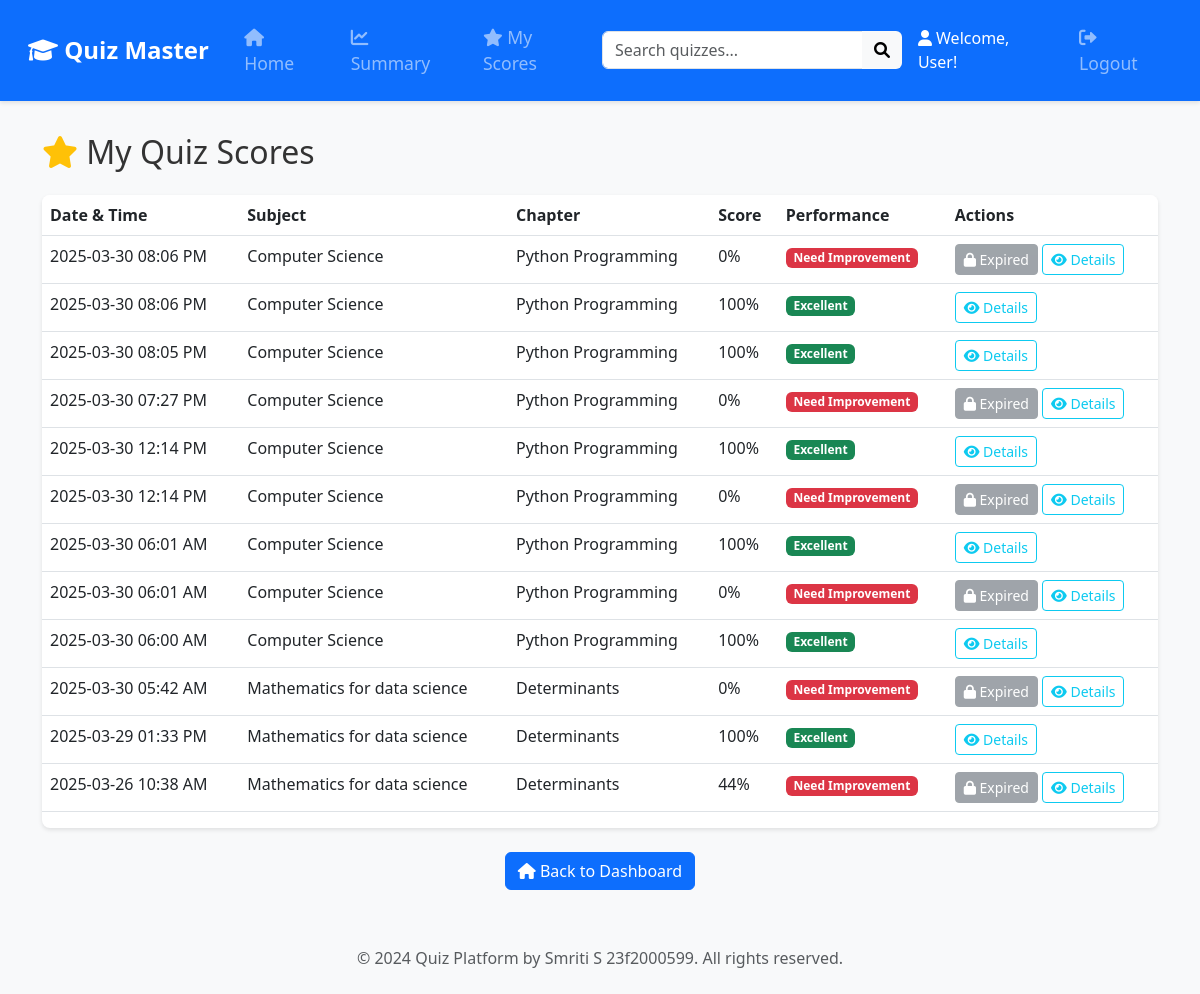
Screenshot of /scores (signed in) with the database file from the repository.
### database.py (models this page shows)
class Score(db.Model):
    id = db.Column(db.Integer, primary_key=True)
    user_id = db.Column(db.Integer, db.ForeignKey('user.id'), nullable=False)
    quiz_id = db.Column(db.Integer, db.ForeignKey('quiz.id'), nullable=False)
    score = db.Column(db.Integer, nullable=False)
    time_stamp = db.Column(db.DateTime(timezone=True), default=lambda: datetime.now(IST))

class Subject(db.Model):
    id = db.Column(db.Integer, primary_key=True)
    name = db.Column(db.String(100), unique=True, nullable=False)
    description = db.Column(db.Text, nullable=False)
    chapters = db.relationship('Chapter', backref='subject', cascade="all, delete-orphan", lazy=True) #When lazy=True (or lazy='select'), SQLAlchemy does not load related objects immediately. Instead, it loads them only when accessed.

class Chapter(db.Model):
    id = db.Column(db.Integer, primary_key=True)
    name = db.Column(db.String(100), nullable=False)
    description = db.Column(db.Text, nullable=False)
    subject_id = db.Column(db.Integer, db.ForeignKey('subject.id'), nullable=False)
    questions = db.relationship('Quiz', backref='chapter', cascade="all, delete-orphan", lazy=True)

### apis.py (the view)
    @app.route('/scores')
    @login_required
    def user_scores():
        scores = Score.query.filter_by(user_id=session['user_id'])\
                        .order_by(Score.time_stamp.desc())\
                        .all()
        return render_template('all_scores.html',
                            scores=scores,
                            today=date.today())

### apis.py (called while the page is built)
def login_required(f):
    @wraps(f)
    def decorated_function(*args, **kwargs):
        if 'user_id' not in session:
            flash('Please login first.', 'error')
            return redirect(url_for('login'))
        return f(*args, **kwargs)
    return decorated_function

### templates/all_scores.html (shortened to what this page needs)
<!DOCTYPE html>
<html lang="en">
<head>
    <link href="https://cdn.jsdelivr.net/npm/bootstrap@5.3.0/dist/css/bootstrap.min.css" rel="stylesheet">
    <link href="https://cdnjs.cloudflare.com/ajax/libs/font-awesome/6.0.0/css/all.min.css" rel="stylesheet">
</head>
<body class="bg-light">
    {% include 'user_navbar.html' %}
    <div class="container scores-container">
        <h2 class="page-title">
            <i class="fas fa-star text-warning"></i> My Quiz Scores
        </h2>
        <div class="table-responsive">
            <table class="table table-hover">
                <thead>
                    <tr>
                        <th>Date & Time</th>
                        <th>Subject</th>
                        <th>Chapter</th>
                        <th>Score</th>
                        <th>Performance</th>
                        <th>Actions</th>
                    </tr>
                </thead>
                <tbody>
                    {% for score in scores %}
                    <tr>
                        <td>{{ score.time_stamp.strftime('%Y-%m-%d %I:%M %p') }}</td>
                        <td>{{ score.quiz.chapter.subject.name }}</td>
                        <td>{{ score.quiz.chapter.name }}</td>
                        <td>{{ score.score }}%</td>
                        <td>
                            {% if score.score >= 80 %}
                                <span class="badge bg-success status-badge">Excellent</span>
                            {% elif score.score >= 50 %}
                                <span class="badge bg-warning status-badge">Good</span>
                            {% else %}
                                <span class="badge bg-danger status-badge">Need Improvement</span>
                            {% endif %}
                        </td>
                        <td>
                            {% if score.score < 50 %}
                                {% if score.quiz.date_of_quiz == today %}
                                    <a href="{{ url_for('start_quiz', quiz_id=score.quiz.id) }}"
                                       class="btn btn-sm btn-outline-primary">
                                        <i class="fas fa-redo"></i> Retry
                                    </a>
                                {% elif score.quiz.date_of_quiz < today %}
                                    <button class="btn btn-sm btn-secondary" disabled>
                                        <i class="fas fa-lock"></i> Expired
                                    </button>
                                {% else %}
                                    <button class="btn btn-sm btn-warning" disabled>
                                        <i class="fas fa-clock"></i> Not Available
                                    </button>
                                {% endif %}
                            {% endif %}
                            <a href="{{ url_for('view_quiz_details', quiz_id=score.quiz.id) }}"
                               class="btn btn-sm btn-outline-info">
                                <i class="fas fa-eye"></i> Details
                            </a>
                        </td>
                    </tr>
                    {% endfor %}
                </tbody>
            </table>
        </div>
        <div class="text-center mt-4">
            <a href="{{ url_for('user_dashboard') }}" class="btn btn-primary">
                <i class="fas fa-home"></i> Back to Dashboard
            </a>
        </div>
    </div>
    <footer class="bg-light py-4 mt-auto">
        <div class="container text-center">
            <p class="text-muted mb-0">© 2024 Quiz Platform by Smriti S 23f2000599. All rights reserved.</p>
        </div>
    </footer>
</body>
</html>

### templates/all_scores.html (style rules this page uses)
.scores-container { margin-top: 2rem; margin-bottom: 2rem; }
.table-responsive { background-color: white; border-radius: 8px; box-shadow: 0 2px 4px rgba(0,0,0,0.1); }
.table th { background-color: #f8f9fa; border-bottom: 2px solid #dee2e6; }
.status-badge { font-size: 0.85rem; padding: 0.5em 0.8em; }
.page-title { color: #333; margin-bottom: 1.5rem; }

### rows the page displays
Score: time_stamp "2025-03-30 08:06 PM", quiz.chapter.subject.name "Computer Science", quiz.chapter.name "Python Programming", score "0", shows "Need Improvement", shows "Expired"
Score: time_stamp "2025-03-30 08:06 PM", quiz.chapter.subject.name "Computer Science", quiz.chapter.name "Python Programming", score "100", shows "Excellent"
Score: time_stamp "2025-03-30 08:05 PM", quiz.chapter.subject.name "Computer Science", quiz.chapter.name "Python Programming", score "100", shows "Excellent"
Score: time_stamp "2025-03-30 07:27 PM", quiz.chapter.subject.name "Computer Science", quiz.chapter.name "Python Programming", score "0", shows "Need Improvement", shows "Expired"
Score: time_stamp "2025-03-30 12:14 PM", quiz.chapter.subject.name "Computer Science", quiz.chapter.name "Python Programming", score "100", shows "Excellent"
Score: time_stamp "2025-03-30 12:14 PM", quiz.chapter.subject.name "Computer Science", quiz.chapter.name "Python Programming", score "0", shows "Need Improvement", shows "Expired"
Score: time_stamp "2025-03-30 06:01 AM", quiz.chapter.subject.name "Computer Science", quiz.chapter.name "Python Programming", score "100", shows "Excellent"
Score: time_stamp "2025-03-30 06:01 AM", quiz.chapter.subject.name "Computer Science", quiz.chapter.name "Python Programming", score "0", shows "Need Improvement", shows "Expired"
Score: time_stamp "2025-03-30 06:00 AM", quiz.chapter.subject.name "Computer Science", quiz.chapter.name "Python Programming", score "100", shows "Excellent"
Score: time_stamp "2025-03-30 05:42 AM", quiz.chapter.subject.name "Mathematics for data science", quiz.chapter.name "Determinants", score "0", shows "Need Improvement", shows "Expired"
Score: time_stamp "2025-03-29 01:33 PM", quiz.chapter.subject.name "Mathematics for data science", quiz.chapter.name "Determinants", score "100", shows "Excellent"
Score: time_stamp "2025-03-26 10:38 AM", quiz.chapter.subject.name "Mathematics for data science", quiz.chapter.name "Determinants", score "44", shows "Need Improvement", shows "Expired"

### other values shown
{{ session.get('username', 'User') }} "User"
